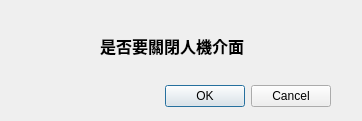
<?xml version="1.0" encoding="UTF-8"?>
<ui version="4.0">
 <class>Dialog</class>
 <widget class="QDialog" name="Dialog">
  <property name="geometry">
   <rect>
    <x>0</x>
    <y>0</y>
    <width>362</width>
    <height>121</height>
   </rect>
  </property>
  <property name="windowTitle">
   <string>Dialog</string>
  </property>
  <widget class="QDialogButtonBox" name="buttonBox">
   <property name="geometry">
    <rect>
     <x>160</x>
     <y>80</y>
     <width>171</width>
     <height>32</height>
    </rect>
   </property>
   <property name="orientation">
    <enum>Qt::Horizontal</enum>
   </property>
   <property name="standardButtons">
    <set>QDialogButtonBox::Cancel|QDialogButtonBox::Ok</set>
   </property>
  </widget>
  <widget class="QLabel" name="label">
   <property name="geometry">
    <rect>
     <x>100</x>
     <y>30</y>
     <width>201</width>
     <height>31</height>
    </rect>
   </property>
   <property name="font">
    <font>
     <family>Agency FB</family>
     <pointsize>12</pointsize>
     <weight>75</weight>
     <bold>true</bold>
    </font>
   </property>
   <property name="text">
    <string>是否要關閉人機介面</string>
   </property>
  </widget>
 </widget>
 <resources/>
 <connections>
  <connection>
   <sender>buttonBox</sender>
   <signal>accepted()</signal>
   <receiver>Dialog</receiver>
   <slot>accept()</slot>
   <hints>
    <hint type="sourcelabel">
     <x>248</x>
     <y>254</y>
    </hint>
    <hint type="destinationlabel">
     <x>157</x>
     <y>274</y>
    </hint>
   </hints>
  </connection>
  <connection>
   <sender>buttonBox</sender>
   <signal>rejected()</signal>
   <receiver>Dialog</receiver>
   <slot>reject()</slot>
   <hints>
    <hint type="sourcelabel">
     <x>316</x>
     <y>260</y>
    </hint>
    <hint type="destinationlabel">
     <x>286</x>
     <y>274</y>
    </hint>
   </hints>
  </connection>
 </connections>
</ui>
